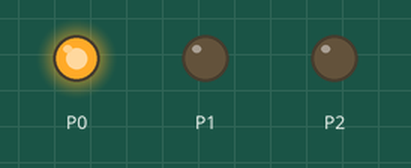
Bench run of a program on a simulated BBC micro:bit (MakeCode). On the bench: output pins drawn as LEDs (lit = HIGH).

Above: at 2.5 s.
At 7.5 s:
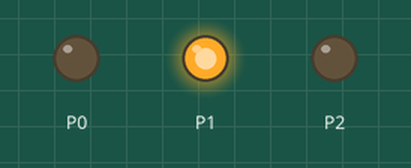
At 11.0 s:
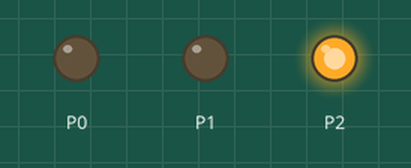
Timing chart, 0 to 22.1 s (numbered marks = the images above):
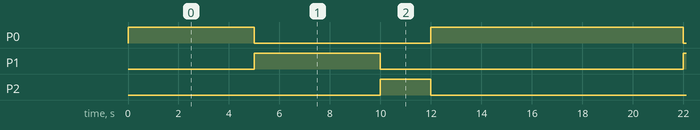

Measured:
- by itself, P0: repeats every 17.0 s: LOW 7.0 s, HIGH 10.0 s
- by itself, P1: alternates HIGH for 5.0 s and LOW for 12.0 s
- by itself, P2: alternates HIGH for 2.0 s and LOW for 15.0 s

The program:

main.ts
```typescript
basic.forever(function () {
    while (true) {
        pins.digitalWritePin(DigitalPin.P0, 1)
        pins.digitalWritePin(DigitalPin.P1, 0)
        basic.pause(5000)
        pins.digitalWritePin(DigitalPin.P1, 1)
        pins.digitalWritePin(DigitalPin.P0, 0)
        basic.pause(5000)
        pins.digitalWritePin(DigitalPin.P1, 0)
        pins.digitalWritePin(DigitalPin.P2, 1)
        basic.pause(2000)
        pins.digitalWritePin(DigitalPin.P2, 0)
        pins.digitalWritePin(DigitalPin.P0, 1)
        basic.pause(5000)
    }
})
```

test.ts
```typescript
// tests gaan hier; deze zal niet worden gecompileerd wanneer dit pakket wordt gebruikt als extensie.
```
